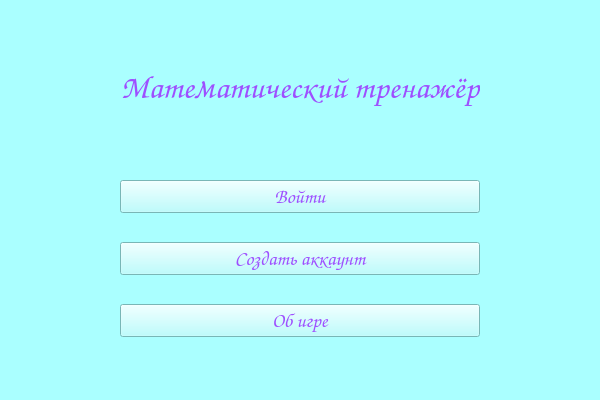
<?xml version="1.0" encoding="UTF-8"?>
<ui version="4.0">
 <class>MainWindow</class>
 <widget class="QMainWindow" name="MainWindow">
  <property name="geometry">
   <rect>
    <x>0</x>
    <y>0</y>
    <width>600</width>
    <height>400</height>
   </rect>
  </property>
  <property name="sizePolicy">
   <sizepolicy hsizetype="Minimum" vsizetype="Maximum">
    <horstretch>0</horstretch>
    <verstretch>0</verstretch>
   </sizepolicy>
  </property>
  <property name="minimumSize">
   <size>
    <width>600</width>
    <height>400</height>
   </size>
  </property>
  <property name="maximumSize">
   <size>
    <width>600</width>
    <height>400</height>
   </size>
  </property>
  <property name="windowTitle">
   <string>Математический тренажёр</string>
  </property>
  <property name="styleSheet">
   <string notr="true">background :rgb(170, 255, 255)</string>
  </property>
  <widget class="QWidget" name="centralwidget">
   <widget class="QWidget" name="gridLayoutWidget">
    <property name="geometry">
     <rect>
      <x>0</x>
      <y>0</y>
      <width>601</width>
      <height>361</height>
     </rect>
    </property>
    <layout class="QGridLayout" name="gridLayout">
     <item row="0" column="0">
      <widget class="QLabel" name="label">
       <property name="sizePolicy">
        <sizepolicy hsizetype="Preferred" vsizetype="Maximum">
         <horstretch>0</horstretch>
         <verstretch>0</verstretch>
        </sizepolicy>
       </property>
       <property name="text">
        <string/>
       </property>
      </widget>
     </item>
     <item row="3" column="0">
      <widget class="QPushButton" name="pushButton_2">
       <property name="sizePolicy">
        <sizepolicy hsizetype="Minimum" vsizetype="Maximum">
         <horstretch>0</horstretch>
         <verstretch>0</verstretch>
        </sizepolicy>
       </property>
       <property name="font">
        <font>
         <family>Comic Sans MS</family>
         <pointsize>15</pointsize>
         <stylestrategy>PreferDefault</stylestrategy>
        </font>
       </property>
       <property name="cursor">
        <cursorShape>PointingHandCursor</cursorShape>
       </property>
       <property name="layoutDirection">
        <enum>Qt::LayoutDirection::LeftToRight</enum>
       </property>
       <property name="styleSheet">
        <string notr="true">color:rgb(158, 79, 255)</string>
       </property>
       <property name="text">
        <string>Войти</string>
       </property>
      </widget>
     </item>
     <item row="5" column="0">
      <widget class="QPushButton" name="pushButton_3">
       <property name="sizePolicy">
        <sizepolicy hsizetype="Minimum" vsizetype="Maximum">
         <horstretch>0</horstretch>
         <verstretch>0</verstretch>
        </sizepolicy>
       </property>
       <property name="font">
        <font>
         <family>Comic Sans MS</family>
         <pointsize>15</pointsize>
        </font>
       </property>
       <property name="cursor">
        <cursorShape>PointingHandCursor</cursorShape>
       </property>
       <property name="layoutDirection">
        <enum>Qt::LayoutDirection::LeftToRight</enum>
       </property>
       <property name="styleSheet">
        <string notr="true">color:rgb(158, 79, 255)</string>
       </property>
       <property name="text">
        <string>Об игре</string>
       </property>
      </widget>
     </item>
     <item row="4" column="0">
      <widget class="QPushButton" name="pushButton">
       <property name="sizePolicy">
        <sizepolicy hsizetype="Minimum" vsizetype="Maximum">
         <horstretch>0</horstretch>
         <verstretch>0</verstretch>
        </sizepolicy>
       </property>
       <property name="font">
        <font>
         <family>Comic Sans MS</family>
         <pointsize>15</pointsize>
        </font>
       </property>
       <property name="cursor">
        <cursorShape>PointingHandCursor</cursorShape>
       </property>
       <property name="styleSheet">
        <string notr="true">color:rgb(158, 79, 255)</string>
       </property>
       <property name="text">
        <string>Создать аккаунт</string>
       </property>
      </widget>
     </item>
     <item row="1" column="0">
      <widget class="QLabel" name="mainNameGame">
       <property name="sizePolicy">
        <sizepolicy hsizetype="Maximum" vsizetype="Maximum">
         <horstretch>0</horstretch>
         <verstretch>0</verstretch>
        </sizepolicy>
       </property>
       <property name="font">
        <font>
         <family>Comic Sans MS</family>
         <pointsize>25</pointsize>
         <bold>true</bold>
        </font>
       </property>
       <property name="styleSheet">
        <string notr="true">color:rgb(158, 79, 255)</string>
       </property>
       <property name="text">
        <string>Математический тренажёр</string>
       </property>
       <property name="alignment">
        <set>Qt::AlignmentFlag::AlignCenter</set>
       </property>
      </widget>
     </item>
     <item row="2" column="0">
      <widget class="QLabel" name="label_2">
       <property name="sizePolicy">
        <sizepolicy hsizetype="Preferred" vsizetype="Maximum">
         <horstretch>0</horstretch>
         <verstretch>0</verstretch>
        </sizepolicy>
       </property>
       <property name="text">
        <string/>
       </property>
      </widget>
     </item>
    </layout>
   </widget>
  </widget>
  <widget class="QMenuBar" name="menubar">
   <property name="geometry">
    <rect>
     <x>0</x>
     <y>0</y>
     <width>600</width>
     <height>21</height>
    </rect>
   </property>
  </widget>
  <widget class="QStatusBar" name="statusbar"/>
 </widget>
 <resources/>
 <connections/>
</ui>
